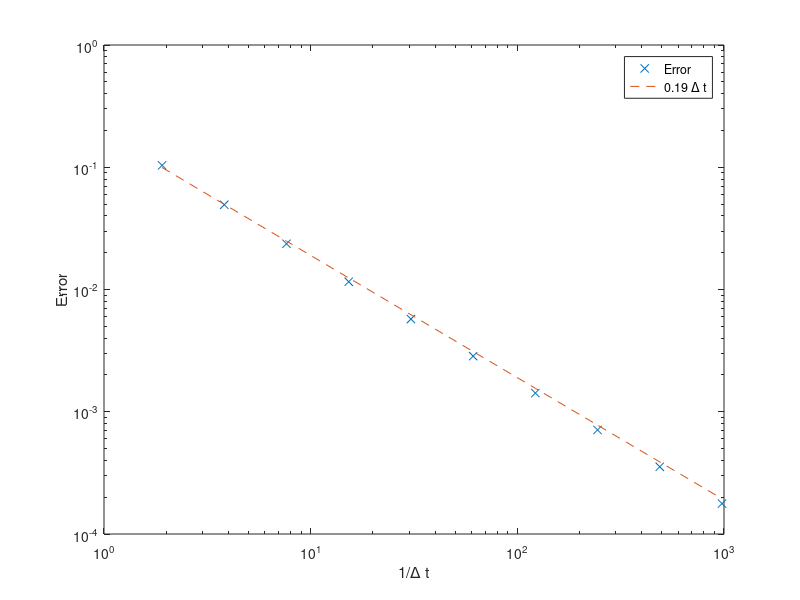

This chart was generated by the following MATLAB code:
% clean all the variables
clear
close all

% the number of intervals
n = [2,4,8,16,32,64,128,256,512,1024];
% the list of Delta t we want to explore
Deltat = 1 ./n * pi / 3;

% for each precision
for j = 1:numel(n)
    
    % clean the variables
    
    % set up the initial condition
    y0 = 0;
    t0 = 0;
    
    y(1) = y0;
    t(1) = t0;
    
    % the time step
    dt = Deltat(j);
    
    % the Euler method, total n(j) steps to reach t=pi/2
    for i = 1:n(j)
        % the time for each time step
        t(i+1) = t(i) + dt;
        % compute and apply the slop
        y(i+1) = y(i) + sqrt(1-y(i)^2) * dt;
    end
    
    % compute the maximum absolute error between the numerical solution and the
    % exact solution
    error(j) = max(abs(y-sin(t)));
end

% make a plot

figure;
loglog(1./Deltat, error, 'x');
xlabel('1/\Delta t');
ylabel('Error');

% make the asymtotic line
hold on
asym = 0.19 * Deltat;
loglog(1./Deltat, asym,'--');

legend('Error','0.19 \Delta t');

    
    
